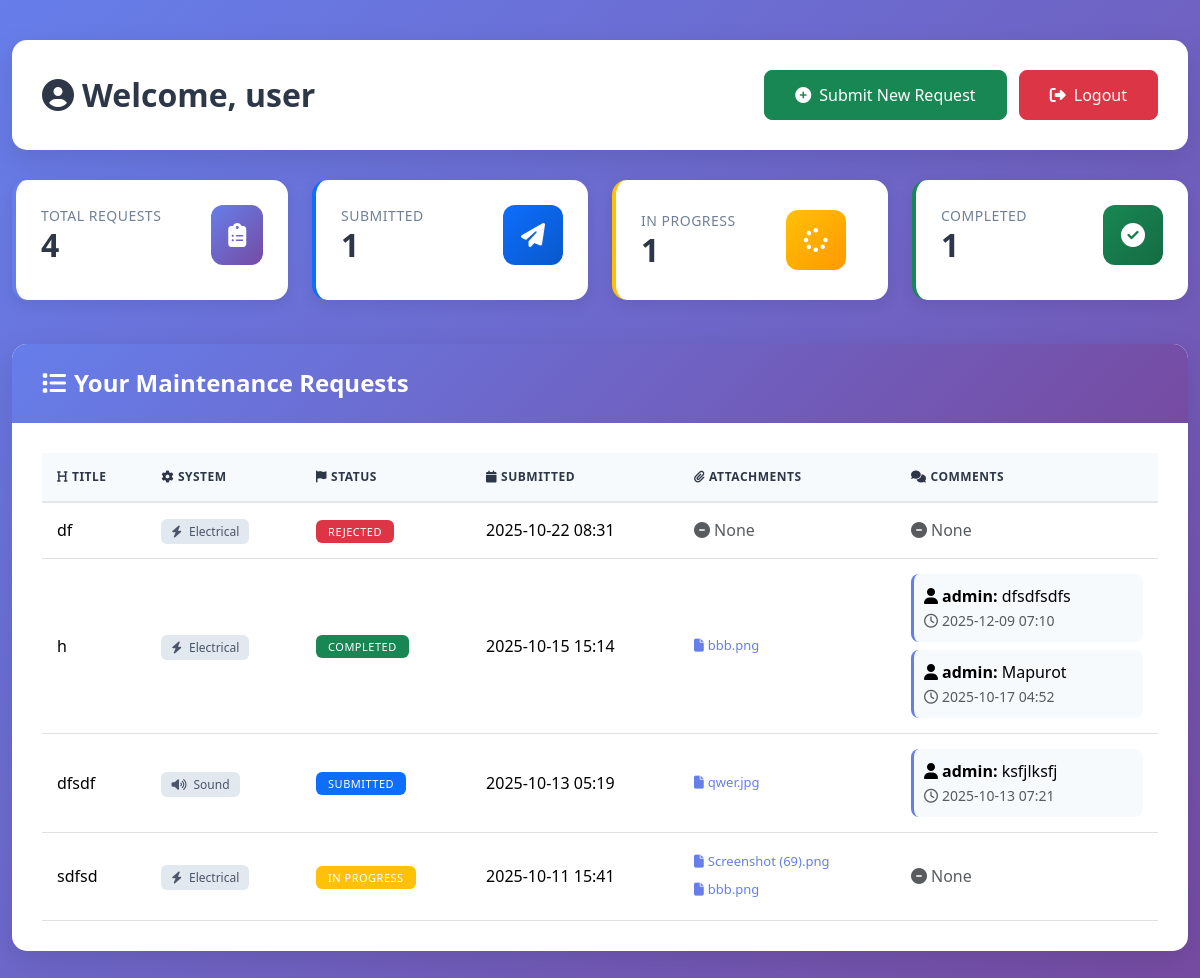
Page /dashboard.php (signed in) on the committed database.
### tables this page shows
CREATE TABLE `maintenance_requests` (
  `id` int(11) NOT NULL,
  `user_id` int(11) NOT NULL,
  `title` varchar(128) NOT NULL,
  `description` text NOT NULL,
  `system_type` enum('Electrical','Plumbing','Sound') NOT NULL,
  `status` varchar(30) DEFAULT NULL,
  `department` varchar(128) DEFAULT NULL,
  `created_at` timestamp NULL DEFAULT current_timestamp(),
  `updated_at` timestamp NULL DEFAULT current_timestamp() ON UPDATE current_timestamp(),
  `electrical_utilities` varchar(255) DEFAULT NULL,
  `electrical_other` varchar(128) DEFAULT NULL,
  `plumbing_utilities` varchar(255) DEFAULT NULL,
  `plumbing_other` varchar(128) DEFAULT NULL,
  `emergency_flag` tinyint(1) NOT NULL DEFAULT 0,
  `labor_amount` decimal(10,2) NOT NULL DEFAULT 0.00,
  `total_cost` decimal(10,2) NOT NULL DEFAULT 0.00
);

CREATE TABLE `request_files` (
  `id` int(11) NOT NULL,
  `request_id` int(11) NOT NULL,
  `file_path` varchar(256) NOT NULL,
  `original_name` varchar(128) DEFAULT NULL,
  `uploaded_at` timestamp NULL DEFAULT current_timestamp()
);

CREATE TABLE `comments` (
  `id` int(11) NOT NULL,
  `request_id` int(11) NOT NULL,
  `user_id` int(11) NOT NULL,
  `comment` text NOT NULL,
  `created_at` timestamp NULL DEFAULT current_timestamp()
);

CREATE TABLE `users` (
  `id` int(11) NOT NULL,
  `username` varchar(64) NOT NULL,
  `password` varchar(255) NOT NULL,
  `email` varchar(128) NOT NULL,
  `role` enum('admin','user') NOT NULL
);

### dashboard.php (the view, shortened to what this page needs)
<?php
require 'db.php';
$uid = $_SESSION['userid'];
$username = $_SESSION['username'];
$stmt = $pdo->prepare("SELECT * FROM maintenance_requests WHERE user_id = ? ORDER BY created_at DESC");
$stmt->execute([$uid]);
$requests = $stmt->fetchAll();
$total = count($requests);
$submitted = count(array_filter($requests, fn($r) => $r['status'] == 'Submitted'));
$inProgress = count(array_filter($requests, fn($r) => $r['status'] == 'In Progress'));
$completed = count(array_filter($requests, fn($r) => $r['status'] == 'Completed'));
?>
<!DOCTYPE html>
<html>
<head>
    <link href="https://cdn.jsdelivr.net/npm/bootstrap@5.3.2/dist/css/bootstrap.min.css" rel="stylesheet">
    <link rel="stylesheet" href="https://cdnjs.cloudflare.com/ajax/libs/font-awesome/6.4.0/css/all.min.css">
</head>
<body>
<div class="container" style="max-width:1200px;margin-top:40px;margin-bottom:40px;">
    <div class="dashboard-header">
        <div class="d-flex justify-content-between align-items-center">
            <div>
                <h2><i class="fas fa-user-circle me-2"></i>Welcome, <?= htmlspecialchars($username) ?></h2>
            </div>
            <div>
                <a class="btn btn-success btn-custom me-2" href="request_form.php">
                    <i class="fas fa-plus-circle me-2"></i>Submit New Request
                </a>
                <a class="btn btn-danger btn-custom" href="logout.php">
                    <i class="fas fa-sign-out-alt me-2"></i>Logout
                </a>
            </div>
        </div>
    </div>
    <div class="row mb-4">
        <div class="col-md-3">
            <div class="stats-card total">
                <div class="d-flex justify-content-between align-items-center">
                    <div>
                        <p class="stats-label">Total Requests</p>
                        <h3 class="stats-number"><?= $total ?></h3>
                    </div>
                    <div class="stats-icon">
                        <i class="fas fa-clipboard-list"></i>
                    </div>
                </div>
            </div>
        </div>
        <div class="col-md-3">
            <div class="stats-card submitted">
                <div class="d-flex justify-content-between align-items-center">
                    <div>
                        <p class="stats-label">Submitted</p>
                        <h3 class="stats-number"><?= $submitted ?></h3>
                    </div>
                    <div class="stats-icon">
                        <i class="fas fa-paper-plane"></i>
                    </div>
                </div>
            </div>
        </div>
        <div class="col-md-3">
            <div class="stats-card progress">
                <div class="d-flex justify-content-between align-items-center">
                    <div>
                        <p class="stats-label">In Progress</p>
                        <h3 class="stats-number"><?= $inProgress ?></h3>
                    </div>
                    <div class="stats-icon">
                        <i class="fas fa-spinner"></i>
                    </div>
                </div>
            </div>
        </div>
        <div class="col-md-3">
            <div class="stats-card completed">
                <div class="d-flex justify-content-between align-items-center">
                    <div>
                        <p class="stats-label">Completed</p>
                        <h3 class="stats-number"><?= $completed ?></h3>
                    </div>
                    <div class="stats-icon">
                        <i class="fas fa-check-circle"></i>
                    </div>
                </div>
            </div>
        </div>
    </div>
    <div class="main-card">
        <div class="card-header-custom">
            <h4><i class="fas fa-list me-2"></i>Your Maintenance Requests</h4>
        </div>
        <div class="table-container">
            <?php if (!$requests): ?>
                <div class="empty-state">
                    <i class="fas fa-inbox"></i>
                    <h5 class="text-muted">No maintenance requests yet</h5>
                    <p class="text-muted">Click "Submit New Request" to create your first maintenance request.</p>
                </div>
            <?php else: ?>
                <div class="table-responsive">
                    <table class="table">
                        <thead>
                            <tr>
                                <th><i class="fas fa-heading me-1"></i>Title</th>
                                <th><i class="fas fa-cog me-1"></i>System</th>
                                <th><i class="fas fa-flag me-1"></i>Status</th>
                                <th><i class="fas fa-calendar me-1"></i>Submitted</th>
                                <th><i class="fas fa-paperclip me-1"></i>Attachments</th>
                                <th><i class="fas fa-comments me-1"></i>Comments</th>
                            </tr>
                        </thead>
                        <tbody>
                        <?php foreach ($requests as $r): ?>
                            <tr>
                                <td><?= htmlspecialchars($r['title']) ?></td>
                                <td>
                                    <span class="system-badge">
                                        <?php
                                        $systemIcons = [
                                            'Electrical' => 'fa-bolt',
                                            'Plumbing' => 'fa-wrench',
                                            'HVAC' => 'fa-wind',
                                            'Sound' => 'fa-volume-up',
                                            'Other' => 'fa-tools'
                                        ];
                                        $icon = $systemIcons[$r['system_type']] ?? 'fa-tools';
                                        ?>
                                        <i class="fas <?= $icon ?> me-1"></i>
                                        <?= htmlspecialchars($r['system_type']) ?>
                                    </span>
                                </td>
                                <td>
                                    <?php
                                    $badge = ($r['status']=='Submitted' ? 'primary' :
                                             ($r['status']=='In Progress' ? 'warning' :
                                             ($r['status']=='Completed' ? 'success' : 'danger')));
                                    ?>
                                    <span class="badge bg-<?= $badge ?>"><?= htmlspecialchars($r['status']) ?></span>
                                </td>
                                <td><?= date('Y-m-d H:i', strtotime($r['created_at'])) ?></td>
                                <td>
                                    <?php
                                    $stmtF = $pdo->prepare("SELECT * FROM request_files WHERE request_id = ?");
                                    $stmtF->execute([$r['id']]);
                                    foreach ($stmtF->fetchAll() as $f) {
                                        echo "<a class='attachment-link' target='_blank' href='" . htmlspecialchars($f['file_path']) . "'><i class='fas fa-file me-1'></i>" . htmlspecialchars($f['original_name']) . "</a><br>";
                                    }
                                    if ($stmtF->rowCount() == 0) echo "<span class='text-muted'><i class='fas fa-minus-circle me-1'></i>None</span>";
                                    ?>
                                </td>
                                <td>
                                    <?php
                                    $stmtC = $pdo->prepare("SELECT comments.comment, comments.created_at, users.username FROM comments JOIN users ON users.id=comments.user_id WHERE comments.request_id = ? ORDER BY comments.created_at DESC");
                                    $stmtC->execute([$r['id']]);
                                    foreach ($stmtC->fetchAll() as $c) {
                                        echo "<div class='comment-box'><strong><i class='fas fa-user me-1'></i>" . htmlspecialchars($c['username']) . ":</strong> " . htmlspecialchars($c['comment']) . "<br><small class='text-muted'><i class='far fa-clock me-1'></i>" . date("Y-m-d H:i", strtotime($c['created_at'])) . "</small></div>";
                                    }
                                    if ($stmtC->rowCount() == 0) echo "<span class='text-muted'><i class='fas fa-minus-circle me-1'></i>None</span>";
                                    ?>
                                </td>
                            </tr>
                        <?php endforeach; ?>
                        </tbody>
                    </table>
                </div>
            <?php endif; ?>
        </div>
    </div>
</div>
</body>
</html>

### dashboard.php (style rules this page uses)
body { background: linear-gradient(135deg, #667eea 0%, #764ba2 100%); min-height: 100vh; font-family: 'Segoe UI', Tahoma, Geneva, Verdana, sans-serif; }
.dashboard-header { background: white; border-radius: 15px; padding: 30px; margin-bottom: 30px; box-shadow: 0 10px 30px rgba(0,0,0,0.1); }
.dashboard-header h2 { margin: 0; color: #2d3748; font-weight: 600; }
.stats-card { background: white; border-radius: 15px; padding: 25px; margin-bottom: 20px; box-shadow: 0 5px 15px rgba(0,0,0,0.08); transition: transform 0.3s ease, box-shadow 0.3s ease; border-left: 4px solid; min-height: 120px; }
.stats-card.total { border-left-color: #667eea; }
.stats-card.submitted { border-left-color: #0d6efd; }
.stats-card.progress { border-left-color: #ffc107; }
.stats-card.completed { border-left-color: #198754; }
.stats-icon { width: 60px; height: 60px; border-radius: 12px; display: flex; align-items: center; justify-content: center; font-size: 24px; margin-left: 50px; color: white; }
.stats-card.total .stats-icon { background: linear-gradient(135deg, #667eea 0%, #764ba2 100%); }
.stats-card.submitted .stats-icon { background: linear-gradient(135deg, #0d6efd 0%, #0a58ca 100%); }
.stats-card.progress .stats-icon { background: linear-gradient(135deg, #ffc107 0%, #ff9800 100%); }
.stats-card.completed .stats-icon { background: linear-gradient(135deg, #198754 0%, #146c43 100%); }
.stats-number { font-size: 32px; font-weight: 700; color: #2d3748; margin: 0; }
.stats-label { color: #718096; font-size: 14px; margin: 0; text-transform: uppercase; letter-spacing: 0.5px; white-space: nowrap; }
.main-card { background: white; border-radius: 15px; box-shadow: 0 10px 30px rgba(0,0,0,0.1); overflow: hidden; }
.card-header-custom { background: linear-gradient(135deg, #667eea 0%, #764ba2 100%); color: white; padding: 25px 30px; border: none; }
.card-header-custom h4 { margin: 0; font-weight: 600; }
.table-container { padding: 30px; }
.table { margin-bottom: 0; }
.table thead th { background-color: #f7fafc; color: #2d3748; font-weight: 600; text-transform: uppercase; font-size: 12px; letter-spacing: 0.5px; border-bottom: 2px solid #e2e8f0; padding: 15px; }
.table tbody tr { transition: background-color 0.2s ease; }
.table td { vertical-align: middle; padding: 15px; }
.badge { padding: 6px 12px; font-weight: 500; font-size: 11px; text-transform: uppercase; letter-spacing: 0.5px; }
.system-badge { background-color: #e2e8f0; color: #4a5568; padding: 4px 10px; border-radius: 6px; font-size: 12px; font-weight: 500; }
.comment-box { background-color: #f7fafc; padding: 10px; border-radius: 8px; margin-bottom: 8px; border-left: 3px solid #667eea; }
.comment-box:last-child { margin-bottom: 0; }
.attachment-link { color: #667eea; text-decoration: none; font-size: 13px; display: inline-block; margin-bottom: 5px; transition: color 0.2s; }
.btn-custom { padding: 12px 30px; border-radius: 8px; font-weight: 500; transition: all 0.3s ease; }

### rows in the picture
maintenance_requests: title "df", system_type "Electrical", status "REJECTED", created_at "2025-10-22 08:31", shows "None"
maintenance_requests: title "h", system_type "Electrical", status "COMPLETED", created_at "2025-10-15 15:14"
request_files: original_name "bbb.png"
comments: user.username "admin", comment "dfsdfsdfs", created_at "2025-12-09 07:10"
comments: user.username "admin", comment "Mapurot", created_at "2025-10-17 04:52"
maintenance_requests: title "dfsdf", system_type "Sound", status "SUBMITTED", created_at "2025-10-13 05:19"
request_files: original_name "qwer.jpg"
comments: user.username "admin", comment "ksfjlksfj", created_at "2025-10-13 07:21"
maintenance_requests: title "sdfsd", system_type "Electrical", status "IN PROGRESS", created_at "2025-10-11 15:41", shows "None"
request_files: original_name "Screenshot (69).png"
request_files: original_name "bbb.png"

### other values in the picture
$username "user"
$total "4"
$submitted "1"
$inProgress "1"
$completed "1"
